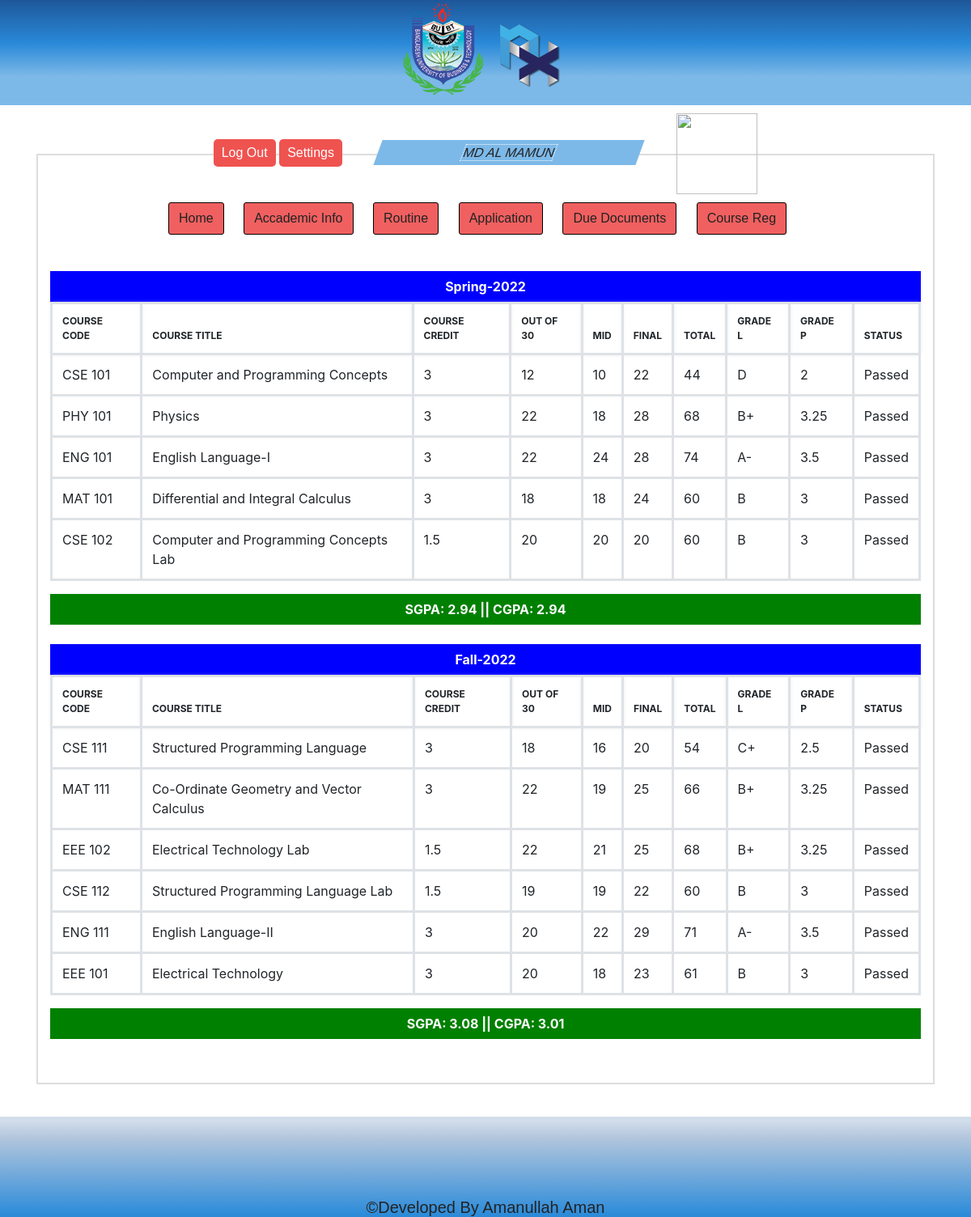
Page /student/std_previous_crs.php (signed in) on the committed database.
### tables this page shows
CREATE TABLE `student_result` (
  `std_result_id` int(11) NOT NULL,
  `std_id` varchar(255) NOT NULL,
  `std_dept_id` int(11) NOT NULL,
  `std_intake_id` int(11) NOT NULL,
  `std_section_id` int(11) NOT NULL,
  `std_course_id` int(11) NOT NULL,
  `std_course_tchr_id` varchar(255) DEFAULT NULL,
  `std_courese_sem` varchar(255) NOT NULL,
  `std_result_thirty` double DEFAULT NULL,
  `std_result_mid` double DEFAULT NULL,
  `std_result_final` double DEFAULT NULL,
  `std_result_total` double DEFAULT NULL,
  `std_result_grade_latter` varchar(255) DEFAULT NULL,
  `std_result_grade_point` double DEFAULT NULL,
  `std_result_status` varchar(255) DEFAULT NULL
);

CREATE TABLE `courses` (
  `course_id` int(11) NOT NULL,
  `course_code` varchar(255) NOT NULL,
  `course_title` varchar(255) NOT NULL,
  `course_dept_id` int(11) DEFAULT NULL,
  `course_dept_name` varchar(255) NOT NULL,
  `course_batch_type` varchar(255) NOT NULL,
  `course_credits` double NOT NULL,
  `course_prerequisites` varchar(11) DEFAULT NULL,
  `cost_per_credit` int(11) NOT NULL,
  `course_total_cost` int(11) NOT NULL,
  `course_pdf` varchar(255) NOT NULL,
  `course_status` varchar(255) NOT NULL DEFAULT 'Running',
  `course_guiding` text
);

### student/std_previous_crs.php (the view, shortened to what this page needs)
<?php include "includes/std_header.php"; ?>
<?php
global $connection;
$std_id=$_SESSION['std_id'];
$std_dept_id=$_SESSION['std_dept_id'];
$std_intake_id=$_SESSION['std_intake_id'];
$std_section_id=$_SESSION['std_section_id'];
$std_edu_year=$_SESSION['std_edu_year'];
$std_starting_sem_name=$_SESSION['std_sem'];
$starting_year = str_split("$std_edu_year",2);
$select_query = "SELECT * FROM current_semester";
$select_query_rslt = mysqli_query($connection,$select_query);
$row = mysqli_fetch_array($select_query_rslt);
$cr_sem = $row['semester_name']."-20".$row['semester_year'];
$select_last_sem ="SELECT cr_sem FROM course_registration WHERE cr_student_id = '$std_id' AND cr_dept_id=$std_dept_id AND cr_intake_id=$std_intake_id AND cr_section_id=$std_section_id AND cr_sem != '$cr_sem' ORDER BY course_reg_id DESC LIMIT 1";
$select_last_sem_rslt = mysqli_query($connection,$select_last_sem);
$row = mysqli_fetch_array($select_last_sem_rslt);
$ls_sem = $row['cr_sem'];
$starting_semester = $std_starting_sem_name."-20".$starting_year[0];
$sem1 = "Spring";
$sem2 = "Fall";
$sem3 = "Summer";
$a = array($starting_semester);
$i = 0;
while(1){
    $crnt = $a[$i];
    $arr = explode("-",$crnt);
    $sem_name = $arr[0];
    $sem_yr = $arr[1];
  if ($sem1==$sem_name) {
        if ($a[$i] != $ls_sem) {
            $next_sem =  $sem2;
            $full_next_sem=$next_sem."-".$sem_yr;
            array_push($a, $full_next_sem);
        }
    }elseif ($sem2==$sem_name) {
        if ($a[$i] != $ls_sem) {
            $next_sem =  $sem3;
            $full_next_sem=$next_sem."-".$sem_yr;
            array_push($a, $full_next_sem);
        }
    }
    $i++;
    if ($a[$i]==$ls_sem) {
        break;
    }
}
$total_credits_cgpa=0;
$grade_into_credit_total_cgpa=0;
 ?>
    <div class="section-padding anex-bg">
        <div class="header-area">
            <div class="logo-area text-center">
                <a href=""><img src="assets/img/osis_logo.png" alt=""></a>
            </div>
        </div>
        <div class="container">
            <div class="row">
                <div class="col-md-12">
                    <div class="info-area-wrapper">
                        <div class="info-area-innner">
                            <div class="namebar text-center">
                                <div class="anex-btns">
                                    <a href="std_logout.php" class="anex-btn log-out-btn">log out</a>
                                    <a href="std_chang_password.php" class="anex-btn settings-btn">settings</a>
                                </div>
                                <div class="student-name">
                                    <h3><?php echo $_SESSION['std_name']; ?></h3>
                                </div>
                                <div class="student-pic">
                                    <img width="100" height="100" src="../admin/assets/tchrimages/<?php echo $_SESSION['std_image'] ?>" alt="">
                                </div>
                            </div>
                            <div class="stident-info-menu">
                                <ul class="menu-list">
                                    <li><a href="index.php">Home</a></li>
                                    <li><a href="std_eca_info.php">Accademic Info</a></li>
                                    <li><a href="std_rtn.php">Routine</a></li>
                                     <li><a href="#">Application</a></li>
                                    <li><a href="#">Due Documents</a></li>
                                    <li><a href="std_crs_reg.php">Course Reg</a></li>
                                </ul>
                            </div>
                            <div class="container">
                                 <div class="row">
                                     <div class="col-md-12">
                                        <?php
                                        foreach($a as $values){ ?>
                                             <table class="table table-bordered table-hover">
                                        <div class="sgpa text-center" style="padding: 7px;background-color: blue;color: #ffff;font-weight: bold;">
                                            <?php echo $values;?>
                                        </div>
                                            <thead>
                                                <tr>
                                                    <th>Course Code</th>
                                                    <th>Course Title</th>
                                                    <th>Course Credit</th>
                                                    <th>Out Of 30</th>
                                                    <th>Mid</th>
                                                    <th>Final</th>
                                                    <th>Total</th>
                                                    <th>Grade L</th>
                                                    <th>Grade P</th>
                                                    <th>Status</th>
                                                </tr>
                                            </thead>
                                             <tbody>
                                           <?php $total_credits_sgpa=0;
                                            $grade_into_credit_total_sgpa=0;
                                        $selest_crs_rslt_query = "SELECT * FROM student_result WHERE std_id='$std_id' AND std_dept_id=$std_dept_id AND std_intake_id=$std_intake_id AND std_section_id=$std_section_id AND std_courese_sem='$values' ";
                                        $selest_crs_rslt_query_rslt = mysqli_query($connection,$selest_crs_rslt_query);
                                            if ($selest_crs_rslt_query_rslt) {
                                               while($rows = mysqli_fetch_assoc($selest_crs_rslt_query_rslt)){
                                            $std_course_id =$rows['std_course_id'];
                                            $std_result_thirty =$rows['std_result_thirty'];
                                            $std_result_mid =$rows['std_result_mid'];
                                            $std_result_final =$rows['std_result_final'];
                                            $std_result_total =$rows['std_result_total'];
                                            $std_result_grade_latter =$rows['std_result_grade_latter'];
                                            $std_result_grade_point =$rows['std_result_grade_point'];
                                            $std_result_status =$rows['std_result_status'];
                $course_query = "SELECT * FROM courses WHERE course_id=$std_course_id";
                $course_query_rslt = mysqli_query($connection,$course_query);
                    if ($course_query_rslt) {
                    $row = mysqli_fetch_array($course_query_rslt);
                        $course_code = $row['course_code'];
                        $course_title = $row['course_title'];
                        $course_credits = $row['course_credits'];
                    if ($std_result_status=="Passed") {
                        $grade_into_credit_sgpa = $course_credits*$std_result_grade_point;
                        $grade_into_credit_total_sgpa += $grade_into_credit_sgpa;
                        $total_credits_sgpa +=$course_credits;
                        $grade_into_credit_cgpa = $course_credits*$std_result_grade_point;
                        $grade_into_credit_total_cgpa += $grade_into_credit_cgpa;
                        $total_credits_cgpa +=$course_credits;
                    }
                     }else{
                       die("course_query_rslt failed ".mysqli_error($connection));
                    } ?>
                    <?php
                                             echo "<tr>";
                                          echo "<td>$course_code</td>";
                                          echo "<td>$course_title</td>";
                                          echo "<td>$course_credits</td>";
                                          echo "<td>$std_result_thirty</td>";
                                          echo "<td>$std_result_mid</td>";
                                          echo "<td>$std_result_final</td>";
                                          echo "<td>$std_result_total</td>";
                                          echo "<td>$std_result_grade_latter</td>";
                                          echo "<td>$std_result_grade_point</td>";
                                          echo "<td>$std_result_status</td>";
                                          echo "</tr>";
                                          ?>
                                            <?php   }
                                                 }else{
                                              die("selest_crs_rslt_query_rslt failed ".mysqli_error($connection));
                                            } ?>
                                             </tbody>
            </table>
            <div class="sgpa text-center" style="padding: 7px;background-color: green;color: #ffff;font-weight: bold;">
                <?php
                if ($total_credits_sgpa==0 OR $total_credits_cgpa==0) {
                    echo "SGPA: "."    ||   ". " CGPA: ";
                }else{
                  echo "SGPA: ". number_format($grade_into_credit_total_sgpa/$total_credits_sgpa,2)."    ||   ". " CGPA: ".number_format($grade_into_credit_total_cgpa/$total_credits_cgpa,2);
                }
                ?>
            </div>
                                       <?php  }
                                         ?>
                                     </div>
                                 </div>
                             </div>
                        </div>
                    </div>
                </div>
            </div>
        </div>
    </div>
    <?php include "includes/std_footer.php"; ?>

### student/style.css (style rules this page uses)
.header-area { background: background: rgb(30, 87, 153); background: -moz-linear-gradient(top, rgba(30, 87, 153, 1) 0%, rgba(41, 137, 216, 1) 41%, rgba(125, 185, 232, 1) 73%); background: -webkit-linear-gradient(top, rgba(30, 87, 153, 1) 0%, rgba(41, 137, 216, 1) 41%, rgba(125, 185, 232, 1) 73%); background: linear-gradient(to bottom, rgba(30, 87, 153, 1) 0%, rgba(41, 137, 216, 1) 41%, rgba(125, 185, 232, 1) 73%); filter: progid:DXImageTransform.Microsoft.gradient( startColorstr='#1e5799', endColorstr='#7db9e8', GradientType=0); }
.namebar { margin-top: -82px; }
.anex-btns { display: inline-block; margin-right: 40px; }
.anex-btn { font-size: 16px; color: #fff; text-transform: capitalize; background: #EF5350; padding: 5px 10px; display: inline-block; border-radius: 5px; }
.student-pic { display: inline-block; }
.student-name { color: #8B1111; text-transform: capitalize; background: #7DB9E8; display: inline-block; transform: skewX(-20deg); padding: 0 100px; margin-right: 40px; }
.student-name h3 { font-size: 16px; border: 1px dotted #fff; margin: 5px; }
.info-area-wrapper { border: 2px solid #ddd; display: table; width: 100%; height: 100%; margin-top: 60px; }
.info-area-innner { display: table-cell; vertical-align: middle; }
.table th { text-transform: uppercase; border: 3px solid #dee2e6; font-size: 12px; box-shadow: 0 0 5px #dee2e6; }
.table-bordered td { border: 3px solid #dee2e6; }
.menu-list li { display: inline-block; font-size: 16px; text-transform: capitalize; border: 1px solid #000; border-radius: 3px; padding: 7px 12px; transition: .3s; margin-top: 10px; margin-right: 20px; background: #F06060; }
.menu-list li a { display: block; color: #222; }
ul.menu-list { text-align: center; margin-bottom: 45px; }
* { margin: 0; padding: 0; }
ol, ul { list-style: none; }
a, a:hover { text-decoration: none; font-family: 'Francois One', sans-serif; font-weight: 400; }
h1, h2, h3, h4, h5, h6, p, ol, ul, li, img, address, figure, figcaption { margin-top: 0; margin-bottom: 0; }
h3 { font-size: 16px; color: #232323; text-transform: uppercase; font-family: 'Francois One', sans-serif; font-weight: 400; }
img { max-width: 100%; }

### rows in the picture
student_result: courses.course_code "CSE 101", courses.course_title "Computer and Programming Concepts", courses.course_credits "3", std_result_thirty "12", std_result_mid "10", std_result_final "22", std_result_total "44", std_result_grade_latter "D", std_result_grade_point "2", std_result_status "Passed"
student_result: courses.course_code "PHY 101", courses.course_title "Physics", courses.course_credits "3", std_result_thirty "22", std_result_mid "18", std_result_final "28", std_result_total "68", std_result_grade_latter "B+", std_result_grade_point "3.25", std_result_status "Passed"
student_result: courses.course_code "ENG 101", courses.course_title "English Language-I", courses.course_credits "3", std_result_thirty "22", std_result_mid "24", std_result_final "28", std_result_total "74", std_result_grade_latter "A-", std_result_grade_point "3.5", std_result_status "Passed"
student_result: courses.course_code "MAT 101", courses.course_title "Differential and Integral Calculus", courses.course_credits "3", std_result_thirty "18", std_result_mid "18", std_result_final "24", std_result_total "60", std_result_grade_latter "B", std_result_grade_point "3", std_result_status "Passed"
student_result: courses.course_code "CSE 102", courses.course_title "Computer and Programming Concepts Lab", courses.course_credits "1.5", std_result_thirty "20", std_result_mid "20", std_result_final "20", std_result_total "60", std_result_grade_latter "B", std_result_grade_point "3", std_result_status "Passed"
student_result: courses.course_code "CSE 111", courses.course_title "Structured Programming Language", courses.course_credits "3", std_result_thirty "18", std_result_mid "16", std_result_final "20", std_result_total "54", std_result_grade_latter "C+", std_result_grade_point "2.5", std_result_status "Passed"
student_result: courses.course_code "MAT 111", courses.course_title "Co-Ordinate Geometry and Vector Calculus", courses.course_credits "3", std_result_thirty "22", std_result_mid "19", std_result_final "25", std_result_total "66", std_result_grade_latter "B+", std_result_grade_point "3.25", std_result_status "Passed"
student_result: courses.course_code "EEE 102", courses.course_title "Electrical Technology Lab", courses.course_credits "1.5", std_result_thirty "22", std_result_mid "21", std_result_final "25", std_result_total "68", std_result_grade_latter "B+", std_result_grade_point "3.25", std_result_status "Passed"
student_result: courses.course_code "CSE 112", courses.course_title "Structured Programming Language Lab", courses.course_credits "1.5", std_result_thirty "19", std_result_mid "19", std_result_final "22", std_result_total "60", std_result_grade_latter "B", std_result_grade_point "3", std_result_status "Passed"
student_result: courses.course_code "ENG 111", courses.course_title "English Language-II", courses.course_credits "3", std_result_thirty "20", std_result_mid "22", std_result_final "29", std_result_total "71", std_result_grade_latter "A-", std_result_grade_point "3.5", std_result_status "Passed"
student_result: courses.course_code "EEE 101", courses.course_title "Electrical Technology", courses.course_credits "3", std_result_thirty "20", std_result_mid "18", std_result_final "23", std_result_total "61", std_result_grade_latter "B", std_result_grade_point "3", std_result_status "Passed"

### other values in the picture
$_SESSION['std_name'] "MD AL MAMUN"
$values "Spring-2022"
$grade_into_credit_total_sgpa/$total_credits_sgpa "2.94"
$grade_into_credit_total_cgpa/$total_credits_cgpa "2.94"
$values "Fall-2022"
$grade_into_credit_total_sgpa/$total_credits_sgpa "3.08"
$grade_into_credit_total_cgpa/$total_credits_cgpa "3.01"
